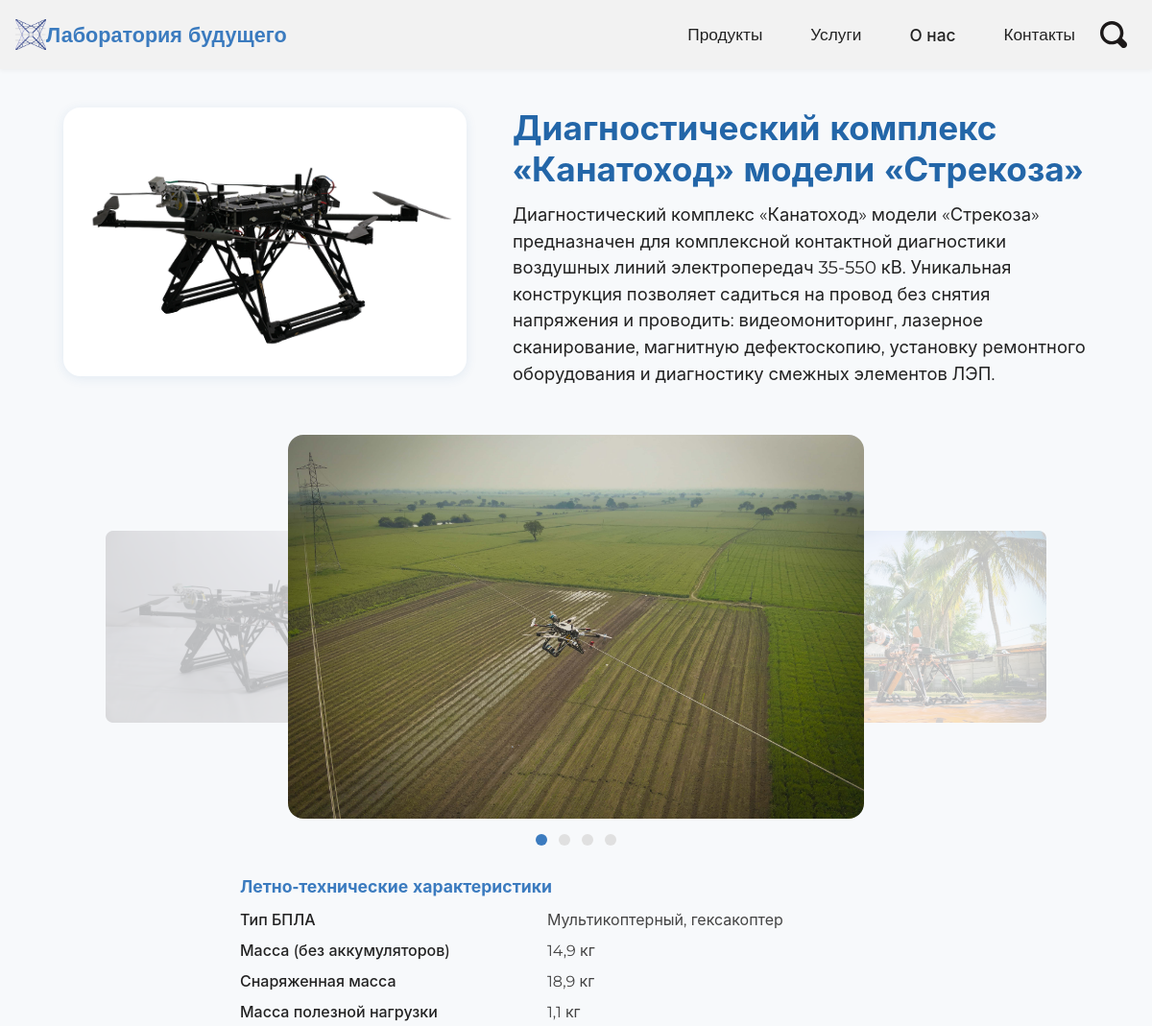
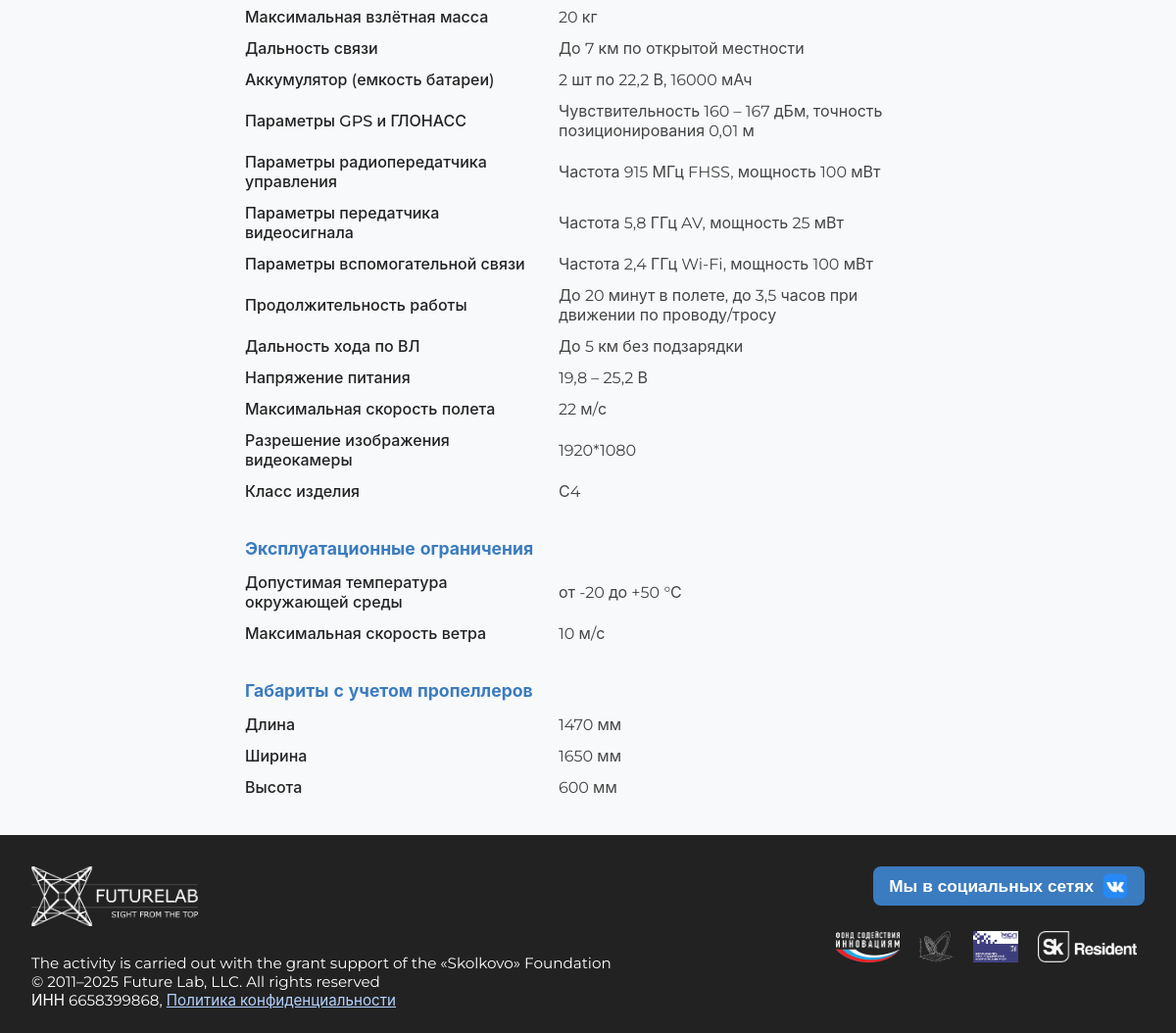
Page /products/dkk-strekosa/ on the committed database (2 pictures, top to bottom).
### futurelabsite/models.py (models this page shows, shortened)
class Product(models.Model):
    CATEGORY_CHOICES = [
        ("kanatohod", "Комплексы канатоход"),
        ("bas", "Многофункциональные БАС"),
        ("fpv", "FPV-Дроны"),
        ("cargo", "Грузовые дроны"),
        ("software", "Программное обеспечение"),
        ("champ", "Оборудование для чемпионатов"),
    ]
    name = models.CharField("Название", max_length=200)
    description = models.TextField("Описание")
    image = models.ImageField("Изображение", upload_to="products/")
    category = models.CharField("Категория", max_length=100, choices=CATEGORY_CHOICES, blank=True, null=True, help_text="Выберите категорию из списка")
    slug = models.SlugField("Слаг", unique=True)

class ProductImage(models.Model):
    product = models.ForeignKey(Product, on_delete=models.CASCADE, related_name="images", verbose_name="Продукт")
    image = models.ImageField("Фото продукта", upload_to="product_gallery/")
    order = models.PositiveIntegerField("Порядок", default=0)
    class Meta:
        verbose_name = "Фото продукта"
        verbose_name_plural = "Галерея продукта"
        ordering = ["order", "id"]

class CharacteristicSection(models.Model):
    name = models.CharField("Название раздела", max_length=200)
    class Meta:
        verbose_name = "Раздел характеристик"
        verbose_name_plural = "Разделы характеристик"

class Characteristic(models.Model):
    product = models.ForeignKey(Product, on_delete=models.CASCADE, related_name="characteristics", verbose_name="Продукт")
    section = models.ForeignKey(CharacteristicSection, on_delete=models.CASCADE, related_name="characteristics", verbose_name="Раздел")
    name = models.CharField("Название характеристики", max_length=200)
    value = models.CharField("Значение", max_length=500)
    class Meta:
        verbose_name = "Характеристика"
        verbose_name_plural = "Характеристики"

### futurelabsite/views.py (the view)
# urls.py: path('products/<slug:slug>/', product_detail, name='product_detail'),
def product_detail(request, slug):
    product = Product.objects.get(slug=slug)
    sections = CharacteristicSection.objects.all()
    characteristics_by_section = []
    for section in sections:
        chars = product.characteristics.filter(section=section)
        if chars.exists():
            characteristics_by_section.append((section, chars))
    return render(request, 'product_detail.html', {
        'product': product,
        'characteristics_by_section': characteristics_by_section,
    })

### futurelabsite/templates/product_detail.html (shortened to what this page needs)
{% extends "base.html" %}
{% load static %}
{% block content %}
<div class="container" style="max-width:1100px;margin:40px auto 0 auto;padding:0 16px;">
    <div style="display:flex;flex-wrap:wrap;gap:48px;align-items:flex-start;margin-bottom:32px;">
        <div style="flex:1 1 420px;min-width:320px;max-width:420px;display:flex;flex-direction:column;align-items:center;">
            {% if product.image %}
                <img src="{{ product.image.url }}" alt="{{ product.name }}" style="width:100%;max-width:420px;border-radius:18px;box-shadow:0 2px 12px rgba(35,102,168,0.10);background:#fff;object-fit:contain;max-height:340px;">
            {% endif %}
        </div>
        <div style="flex:2 1 520px;min-width:320px;max-width:600px;display:flex;flex-direction:column;justify-content:center;">
            <h1 style="font-size:2.2rem;font-weight:bold;color:#2366a8;margin-bottom:12px;">{{ product.name }}</h1>
            <div style="font-size:1.15rem;color:#222;line-height:1.5;margin-bottom:18px;">{{ product.description }}</div>
        </div>
    </div>
    <div class="product-gallery" style="width:700px;max-width:100vw;margin:0 auto 32px auto;overflow:visible;position:relative;display:flex;flex-direction:column;align-items:center;">
        <div id="custom-carousel" style="position:relative;width:700px;height:400px;overflow:visible;">
            {% for img in product.images.all %}
                <div class="carousel-slide" data-index="{{ forloop.counter0 }}" style="position:absolute;top:50%;width:600px;height:400px;display:flex;align-items:center;justify-content:center;transition:transform 0.5s, opacity 0.5s, z-index 0.5s;will-change:transform,opacity,z-index;left:50%;margin-left:-300px;cursor:pointer;">
                    <img src="{{ img.image.url }}" style="width:100%;height:100%;object-fit:cover;border-radius:16px;">
                </div>
            {% endfor %}
        </div>
        <div style="width:700px;display:flex;justify-content:center;gap:12px;margin-top:16px;position:relative;">
            {% for img in product.images.all %}
                <span class="carousel-dot" style="width:12px;height:12px;border-radius:50%;background:{% if forloop.first %}#3b7bbf{% else %}#e0e0e0{% endif %};display:inline-block;cursor:pointer;" data-index="{{ forloop.counter0 }}"></span>
            {% endfor %}
        </div>
    </div>
    <div style="width:100%;max-width:700px;margin:0 auto;">
        {% for section, chars in characteristics_by_section %}
            <div style="margin-bottom:32px;">
                <div style="font-size:1.1rem;font-weight:bold;color:#3b7bbf;margin-bottom:8px;">{{ section.name }}</div>
                <table style="width:100%;border-collapse:collapse;">
                    <tbody>
                    {% for char in chars %}
                        <tr>
                            <td style="padding:6px 12px 6px 0;font-weight:500;color:#222;width:44%;">{{ char.name }}</td>
                            <td style="padding:6px 0 6px 12px;color:#444;">{{ char.value }}</td>
                        </tr>
                    {% endfor %}
                    </tbody>
                </table>
            </div>
        {% endfor %}
    </div>
</div>
{% endblock %}

### futurelab/static/styles.css (style rules this page uses)
* { margin: 0; padding: 0; box-sizing: border-box; font-family: 'Montserrat', 'Inter', sans-serif; }
body { background-color: #ffffff; padding-top: 72px; }

### futurelabsite/templates/base.html (style rules this page uses)
html, body { height: 100%; }
body { min-height: 100vh; display: flex; flex-direction: column; background: #f7f9fb; }

### rows in the picture
Product: image (picture), name "Диагностический комплекс «Канатоход» модели «Стрекоза»", description "Диагностический комплекс «Канатоход» модели «Стрекоза» предназначен для комплексной контактной диагностики воздушных линий электропередач 35-550 кВ. Уникальная конструкция позволяет садиться на провод без снятия напряжения и проводить: видеомониторинг, лазерное сканирование, магнитную дефектоскопию, установку ремонтного оборудования и диагностику смежных элементов ЛЭП."
ProductImage: image (picture)
ProductImage: image (picture)
ProductImage: image (picture)
CharacteristicSection: name "Летно-технические характеристики"
Characteristic: name "Тип БПЛА", value "Мультикоптерный, гексакоптер"
Characteristic: name "Масса (без аккумуляторов)", value "14,9 кг"
Characteristic: name "Снаряженная масса", value "18,9 кг"
Characteristic: name "Масса полезной нагрузки", value "1,1 кг"
Characteristic: name "Максимальная взлётная масса", value "20 кг"
Characteristic: name "Дальность связи", value "До 7 км по открытой местности"
Characteristic: name "Аккумулятор (емкость батареи)", value "2 шт по 22,2 В, 16000 мАч"
Characteristic: name "Параметры GPS и ГЛОНАСС", value "Чувствительность 160 – 167 дБм, точность позиционирования 0,01 м"
Characteristic: name "Параметры радиопередатчика управления", value "Частота 915 МГц FHSS, мощность 100 мВт"
Characteristic: name "Параметры передатчика видеосигнала", value "Частота 5,8 ГГц AV, мощность 25 мВт"
Characteristic: name "Параметры вспомогательной связи", value "Частота 2,4 ГГц Wi-Fi, мощность 100 мВт"
Characteristic: name "Продолжительность работы", value "До 20 минут в полете, до 3,5 часов при движении по проводу/тросу"
Characteristic: name "Дальность хода по ВЛ", value "До 5 км без подзарядки"
Characteristic: name "Напряжение питания", value "19,8 – 25,2 В"
Characteristic: name "Максимальная скорость полета", value "22 м/с"
Characteristic: name "Разрешение изображения видеокамеры", value "1920*1080"
Characteristic: name "Класс изделия", value "С4"
CharacteristicSection: name "Эксплуатационные ограничения"
Characteristic: name "Допустимая температура окружающей среды", value "от -20 до +50 °С"
Characteristic: name "Максимальная скорость ветра", value "10 м/с"
CharacteristicSection: name "Габариты с учетом пропеллеров"
Characteristic: name "Длина", value "1470 мм"
Characteristic: name "Ширина", value "1650 мм"
Characteristic: name "Высота", value "600 мм"
